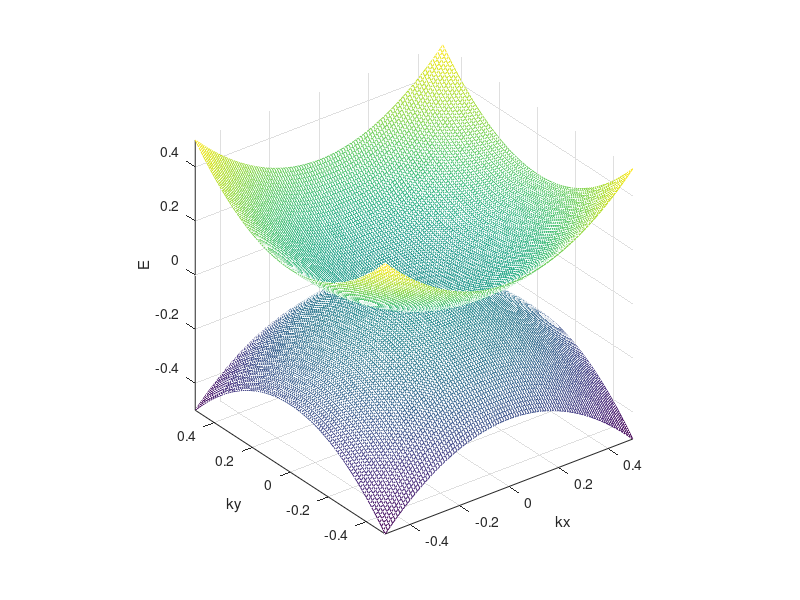

MATLAB code for this plot:
%liuzhao@ustc
%04-05-2018

close all;
clear all;
clc;

%%%% dimension of the system %%%%%%%
N=2;

%%%%Pauli matrix
%%%%sub for sublattice degree of freedom%%%%%%
%%%%pes for pseudospin or orbital degree of freedom%%%%
%%%%val for valley degree of freedom%%%%%%%
%%%%spi for spin declgree of freedom%%%%%%%%%
unitm=eye(2,2);
sub_x=[0, 1;
       1, 0];
sub_y=[0, -i;
        i, 0];
sub_z=[1, 0;
       0,-1];

%%%% efficient of Pauli matrix %%%%%%
a0=0;
a1=1;
a2=0;
a3=0.01;

%%%% manifold range %%%%%%
stepx=0.01;
stepy=0.01;
kx=-0.5:stepx:0.5;
ky=-0.5:stepy:0.5;

d=zeros(N,length(kx),length(ky));

%%%% calculation the berry curvature%%%
for r=1:length(kx)
    for j=1:length(ky)
        %%%%Total Hamiltonian
        H=a1*(kx(r)^2-ky(j)^2)*sub_x+a1*2*kx(r)*ky(j)*sub_y+a3*sub_z;
 
        %%%%Solve total Hamiltonian            
        d(:,r,j)=real(eig(H));
    end
end

d=sort(real(d));    %here v_val, d_sort, d_index are same size 

d1(:,:)=d(1,:,:);
d2(:,:)=d(2,:,:);

%%% plot 3D band structure
mesh(kx,ky,d1);
hold on;
mesh(kx,ky,d2);
grid on;
xlabel('kx');
ylabel('ky');
zlabel('E');
axis equal;


                    